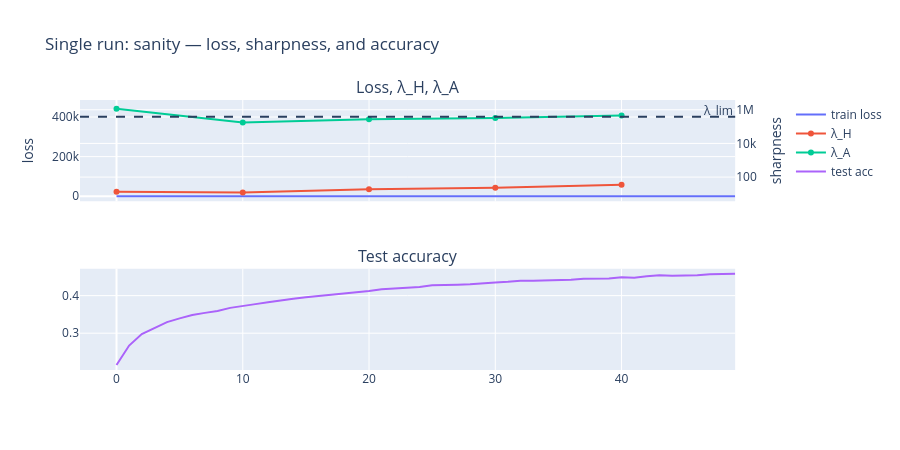

Write notebook code for a chart like this one.
### Markdown cell above
### Single run: loss, sharpness, and accuracy

### Code cell
show_fig(plot_single_run_dashboard("sanity", OUTPUT_V2))

### Figure 1 — Plotly figure (JSON) as saved in the notebook; plotly's stock layout.template omitted (floating-point values rounded to 4 significant figures)
{"data": [{"name": "train loss", "type": "scatter", "x": [0, 1, 2, 3, 4, 5, 6, 7, 8, 9, 10, 11, 12, 13, 14, 15, 16, 17, 18, 19, 20, 21, 22, 23, 24, 25, 26, 27, 28, 29, 30, 31, 32, 33, 34, 35, 36, 37, 38, 39, 40, 41, 42, 43, 44, 45, 46, 47, 48, 49], "xaxis": "x", "y": [2.16, 2.065, 2.004, 1.958, 1.921, 1.892, 1.872, 1.859, 1.844, 1.825, 1.807, 1.793, 1.781, 1.769, 1.758, 1.745, 1.733, 1.722, 1.71, 1.699, 1.689, 1.678, 1.668, 1.658, 1.648, 1.639, 1.63, 1.621, 1.612, 1.603, 1.595, 1.587, 1.579, 1.571, 1.562, 1.554, 1.547, 1.539, 1.531, 1.524, 1.519, 1.516, 1.505, 1.493, 1.488, 1.483, 1.474, 1.466, 1.461, 1.454], "yaxis": "y"}, {"name": "λ_H", "type": "scatter", "x": [0, 10, 20, 30, 40], "xaxis": "x", "y": [13.28, 12.25, 19.0, 23.52, 35.2], "yaxis": "y2"}, {"name": "λ_A", "type": "scatter", "x": [0, 10, 20, 30, 40], "xaxis": "x", "y": [1138000.0, 177000.0, 272500.0, 329400.0, 451500.0], "yaxis": "y2"}, {"name": "test acc", "type": "scatter", "x": [0, 1, 2, 3, 4, 5, 6, 7, 8, 9, 10, 11, 12, 13, 14, 15, 16, 17, 18, 19, 20, 21, 22, 23, 24, 25, 26, 27, 28, 29, 30, 31, 32, 33, 34, 35, 36, 37, 38, 39, 40, 41, 42, 43, 44, 45, 46, 47, 48, 49], "xaxis": "x2", "y": [0.2155, 0.2671, 0.2979, 0.313, 0.3295, 0.3395, 0.3484, 0.3541, 0.3591, 0.3674, 0.3733, 0.3774, 0.3825, 0.3877, 0.3917, 0.3955, 0.3988, 0.4019, 0.4063, 0.4076, 0.4124, 0.4172, 0.4192, 0.422, 0.4228, 0.4277, 0.4274, 0.4291, 0.4305, 0.4319, 0.4351, 0.4368, 0.4396, 0.4395, 0.4399, 0.4408, 0.4423, 0.445, 0.4455, 0.4457, 0.449, 0.4475, 0.4517, 0.4541, 0.4532, 0.4533, 0.4545, 0.4569, 0.4572, 0.4581], "yaxis": "y3"}], "layout": {"annotations": [{"font": {"size": 16}, "showarrow": false, "text": "Loss, λ_H, λ_A", "x": 0.47, "xanchor": "center", "xref": "paper", "y": 1, "yanchor": "bottom", "yref": "paper"}, {"font": {"size": 16}, "showarrow": false, "text": "Test accuracy", "x": 0.47, "xanchor": "center", "xref": "paper", "y": 0.375, "yanchor": "bottom", "yref": "paper"}, {"showarrow": false, "text": "λ_lim", "x": 1, "xanchor": "right", "xref": "x domain", "y": 380000.0, "yanchor": "bottom", "yref": "y"}], "height": 450, "shapes": [{"line": {"dash": "dash"}, "type": "line", "x0": 0, "x1": 1, "xref": "x domain", "y0": 380000.0, "y1": 380000.0, "yref": "y2"}], "title": {"text": "Single run: sanity — loss, sharpness, and accuracy"}, "xaxis": {"anchor": "y", "domain": [0, 0.94], "matches": "x2", "showticklabels": false}, "xaxis2": {"anchor": "y3", "domain": [0, 0.94]}, "yaxis": {"anchor": "x", "domain": [0.625, 1], "title": {"text": "loss"}}, "yaxis2": {"anchor": "x", "overlaying": "y", "side": "right", "title": {"text": "sharpness"}, "type": "log"}, "yaxis3": {"anchor": "x2", "domain": [0, 0.375]}}}
